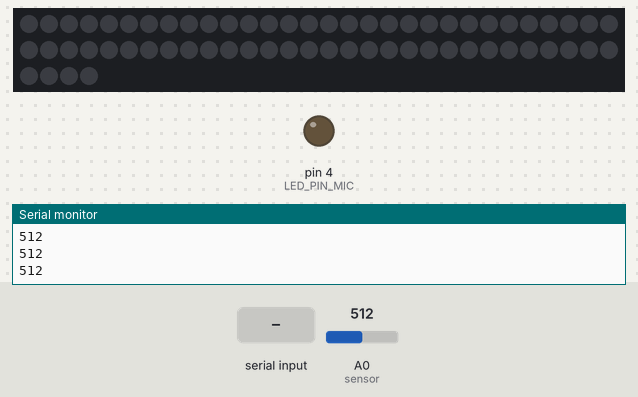
Bench run of a sketch on a simulated Arduino Uno, built with avr-gcc and run on an emulated ATmega328P. Shown: 64 RGB LEDs in strip order, left to right, continuing on the next row, output pins drawn as LEDs (lit = HIGH), the last lines printed to the serial monitor. The test bench sets the inputs (shaded band); at power-on: A0 (sensor) = 512. Dim RGB values are drawn brighter than linear; pins used as bus, display or sensor lines are not drawn.

Above: at 1.2 s.
1.3 s: "H" received over Serial
At 1.9 s:
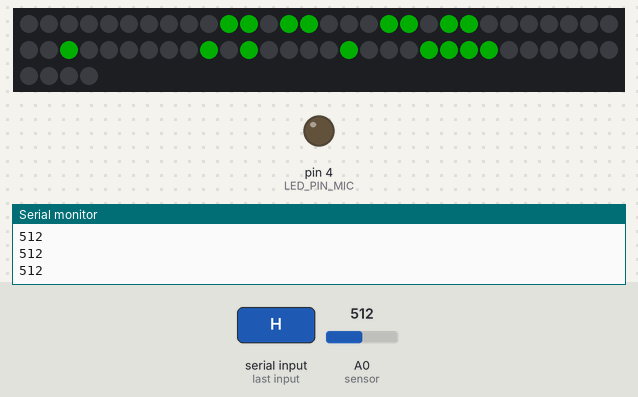
2.9 s: "S" received over Serial
At 3.5 s:
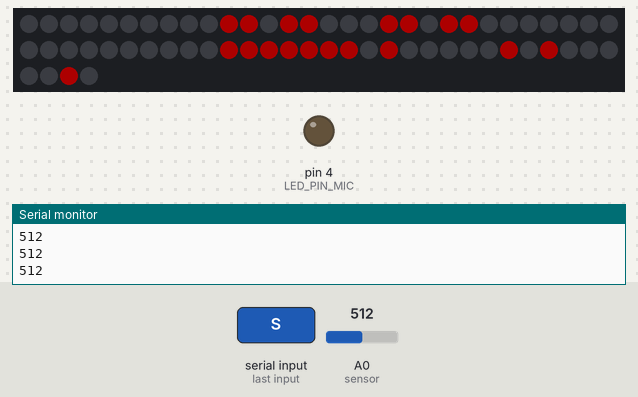
4.7 s: "1" received over Serial
At 6.1 s:
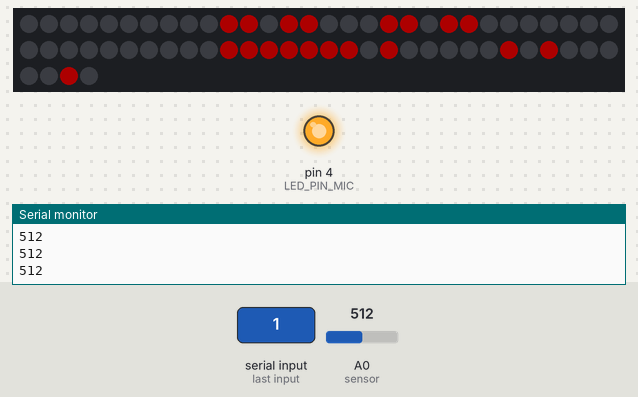
Timing chart, 0 to 11.5 s (numbered marks = the images above; inputs shaded):
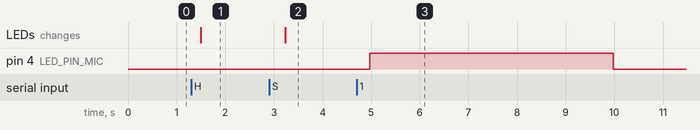

Measured:
- after the input at 1.3 s, the LEDs: change after 0.20 s (image 1)
- after the input at 2.9 s, the LEDs: change after 0.34 s (image 2)
- after the input at 4.7 s, pin 4 (LED_PIN_MIC): LOW → HIGH after 0.27 s, → LOW 5.0 s later

The sketch:

final_Rfid_Mic_coolLed.ino.ino
```cpp
#include <SPI.h>
#include <MFRC522.h>
#include <Adafruit_NeoPixel.h>

#define SS_PIN 10          // RFID Slave Select pin
#define RST_PIN 7          // RFID Reset pin
#define LED_PIN_MATRIX 3   // LED matrix data pin
#define NUM_LEDS 64        // Total LEDs in 8x8 matrix (8*8)
#define LED_PIN_MIC 4      // LED pin for microphone match indication
#define NUM_READINGS 35    // Number of measurements to average for microphone

MFRC522 rfid(SS_PIN, RST_PIN); // Create instance of the RFID library
Adafruit_NeoPixel strip(NUM_LEDS, LED_PIN_MATRIX, NEO_GRB + NEO_KHZ800);

void setup() {
  Serial.begin(9600);         // Initialize serial communication
  SPI.begin();                // Initialize SPI bus
  rfid.PCD_Init();            // Initialize the RFID reader
  strip.begin();              // Initialize the LED matrix
  strip.setBrightness(50);    // Set brightness
  strip.show();               // Initialize all pixels to 'off'

  pinMode(LED_PIN_MIC, OUTPUT);   // Set microphone LED pin as output
  digitalWrite(LED_PIN_MIC, LOW); // Ensure microphone LED is off initially
}

void loop() {
  // **RFID Check and UID Transmission**
  if (!rfid.PICC_IsNewCardPresent() || !rfid.PICC_ReadCardSerial()) {
    // No new card detected, proceed to other tasks
  } else {
    // Send the UID of the detected card to Python
    for (byte i = 0; i < rfid.uid.size; i++) {
      Serial.print(rfid.uid.uidByte[i] < 0x10 ? " 0" : " ");
      Serial.print(rfid.uid.uidByte[i], HEX);
    }
    Serial.println(); // End UID transmission with a newline
    rfid.PICC_HaltA();  // Halt communication with the card
    delay(1000); // Short delay before checking again
  }

  // **Microphone Data Reading and Average Calculation**
  int sensorValue = 0;   // Variable to store averaged sensor value
  long total = 0;        // Variable to store the sum of readings

  for (int i = 0; i < NUM_READINGS; i++) {
    total += analogRead(A0); // Read from microphone sensor on A0
    delay(3);                // Short delay between readings
  }
  sensorValue = total / NUM_READINGS;  // Calculate average reading
  Serial.println(sensorValue);          // Send average to Python

  // **LED Matrix Control Commands from Python**
  if (Serial.available() > 0) {
    char command = Serial.read();
    if (command == 'H') {            // Display happy face on the matrix
      displayHappyFace(0x00FF00);    // Green happy face
    } else if (command == 'S') {     // Display sad face on the matrix
      displaySadFace(0xFF0000);      // Red sad face
    } else if (command == '1') {     // '1' to turn on the microphone match LED
      digitalWrite(LED_PIN_MIC, HIGH);
      delay(5000);                   // Keep microphone match LED on for 5 seconds
      digitalWrite(LED_PIN_MIC, LOW);
    }
  }

  delay(300); // Adjust delay as needed before next loop iteration
}

// **Function to Display Happy Face**
void displayHappyFace(uint32_t color) {
  int happyFacePattern[8][8] = {
     {0, 0, 0, 0, 0, 0, 0, 0},
     {0, 0, 1, 1, 0, 1, 1, 0},
     {0, 0, 1, 1, 0, 1, 1, 0},
     {0, 0, 0, 0, 0, 0, 0, 0},
     {1, 0, 0, 0, 0, 0, 0, 1},
     {0, 1, 0, 0, 0, 0, 1, 0},
     {0, 0, 1, 1, 1, 1, 0, 0},
     {0, 0, 0, 0, 0, 0, 0, 0}
  };
  drawPattern(happyFacePattern, color);
}

// **Function to Display Sad Face**
void displaySadFace(uint32_t color) {
  int sadFacePattern[8][8] = {
     {0, 0, 0, 0, 0, 0, 0, 0},
     {0, 0, 1, 1, 0, 1, 1, 0},
     {0, 0, 1, 1, 0, 1, 1, 0},
     {0, 0, 0, 0, 0, 0, 0, 0},
     {0, 0, 0, 0, 0, 0, 0, 0},
     {1, 1, 1, 1, 1, 1, 1, 0},
     {1, 0, 0, 0, 0, 0, 1, 0},
     {1, 0, 0, 0, 0, 0, 1, 0}
  };
  drawPattern(sadFacePattern, color);
}

// **Function to Draw Pattern on LED Matrix**
void drawPattern(int pattern[8][8], uint32_t color) {
  for (int y = 0; y < 8; y++) {
    for (int x = 0; x < 8; x++) {
      int pixelIndex = x + y * 8;
      if (pattern[y][x] == 1) {
        strip.setPixelColor(pixelIndex, color);
      } else {
        strip.setPixelColor(pixelIndex, 0);
      }
    }
  }
  strip.show();
}

// **Function to Clear the LED Matrix**
void clearMatrix() {
  for (int i = 0; i < NUM_LEDS; i++) {
    strip.setPixelColor(i, 0);
  }
  strip.show();
}
```
